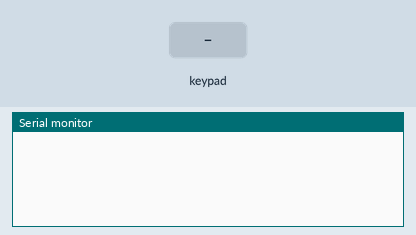
The sketch below on a simulated ESP32. Shown: the last lines printed to the serial monitor. The inputs (shaded band) are chosen by the test bench.

Above: at 1.2 s.
1.3 s: key '1' pressed
At 2.0 s:
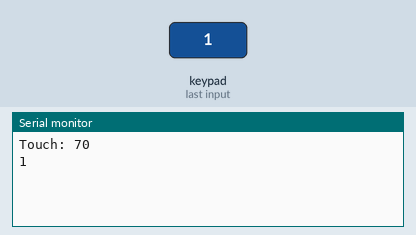
2.8 s: keypad keys 4 1 3 1 4 2 7 # pressed 0.4 s apart
At 6.5 s:
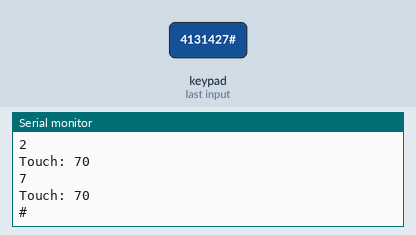
7.5 s: key 'A' pressed
At 8.1 s:
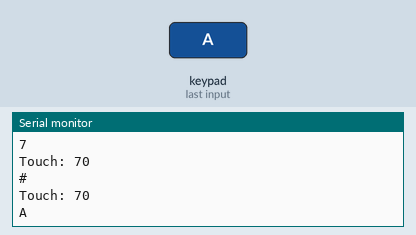
9.0 s: keypad keys 4 1 3 1 4 2 7 * pressed 0.4 s apart
At 12.5 s:
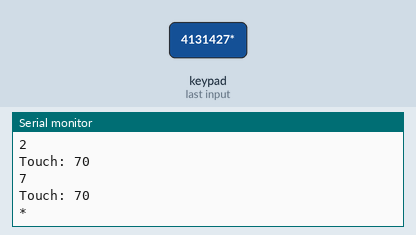
13.7 s: key 'B' pressed
At 14.9 s:
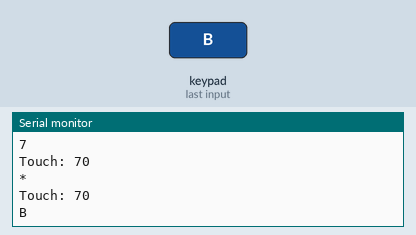
15.2 s: keypad keys 4 1 3 1 4 2 7 D pressed 0.4 s apart
At 19.4 s:
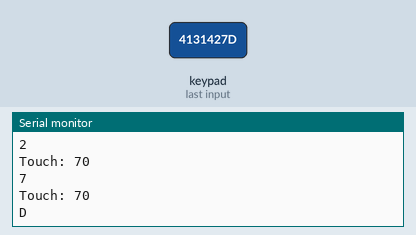
Timing chart, 0 to 20.9 s (numbered marks = the images above; inputs shaded):
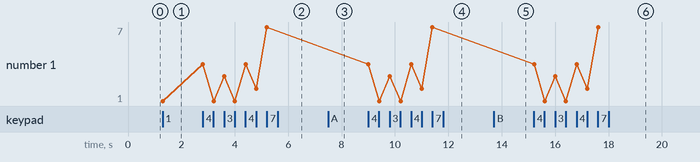

The sketch:

keypad.ino
```cpp
#include <Keypad.h>

#define ROW_NUM 4     // four rows
#define COLUMN_NUM 4  // four columns

char keys[ROW_NUM][COLUMN_NUM] = {
  { '1', '2', '3', 'A' },
  { '4', '5', '6', 'B' },
  { '7', '8', '9', 'C' },
  { '*', '0', '#', 'D' }
};

byte pin_rows[ROW_NUM] = { 4, 13, 14, 27 };        // GPIO19, GPIO18, GPIO5, GPIO17 connect to the row pins
byte pin_column[COLUMN_NUM] = { 26, 25, 33, 32 };  // GPIO16, GPIO4, GPIO0, GPIO2 connect to the column pins

Keypad keypad = Keypad(makeKeymap(keys), pin_rows, pin_column, ROW_NUM, COLUMN_NUM);

void setup() {
  Serial.begin(115200);
}

void loop() {
  char key = keypad.getKey();
  if (key) {
    Serial.print("Touch: ");
    Serial.println(touchRead(4));
    Serial.println(key);
  }
}

// char key1, key2;
// int fg = 0;
// void loop() {
//  key1 = keypad.getKey();
//   if (key1) {
//     fg = 1;
//     Serial.println(key);
//   }
//   Serial.println(key);
// }
```

Measured:
- after the input at 1.3 s, the serial monitor: prints a new line at once (image 1)
- after the input at 2.8 s, the serial monitor: prints a new line at once (image 2)
- after the input at 7.5 s, the serial monitor: prints a new line at once (image 3)
- after the input at 9.0 s, the serial monitor: prints a new line at once (image 4)
- after the input at 13.7 s, the serial monitor: prints a new line at once (image 5)
- after the input at 15.2 s, the serial monitor: prints a new line at once (image 6)
- plotted number 1: 1 → 7 after the input at 2.8 s
